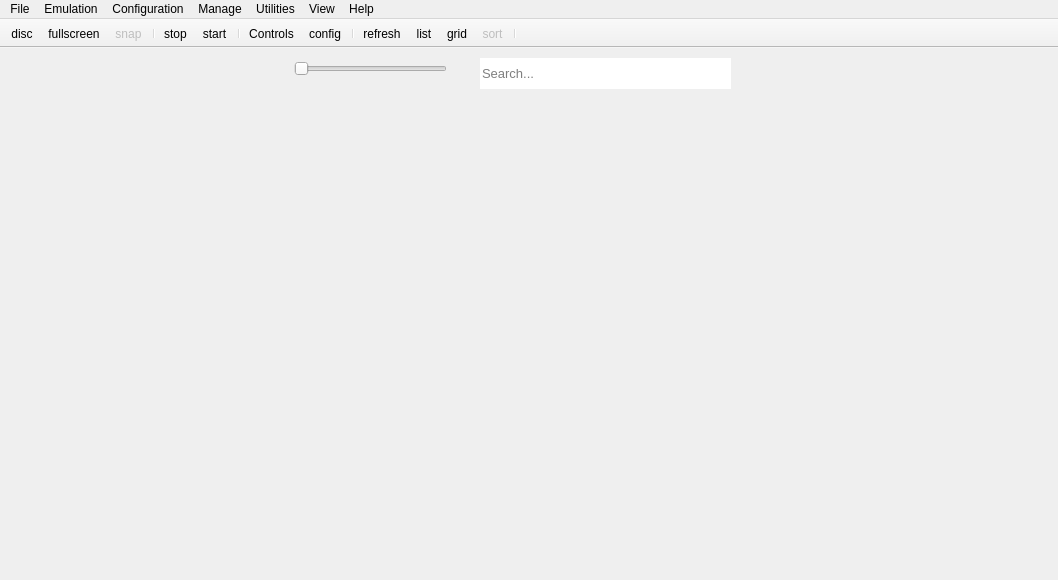
<?xml version="1.0" encoding="UTF-8"?>
<ui version="4.0">
 <class>main_window</class>
 <widget class="QMainWindow" name="main_window">
  <property name="geometry">
   <rect>
    <x>0</x>
    <y>0</y>
    <width>1058</width>
    <height>580</height>
   </rect>
  </property>
  <property name="sizePolicy">
   <sizepolicy hsizetype="Expanding" vsizetype="Expanding">
    <horstretch>0</horstretch>
    <verstretch>0</verstretch>
   </sizepolicy>
  </property>
  <property name="minimumSize">
   <size>
    <width>4</width>
    <height>0</height>
   </size>
  </property>
  <property name="windowTitle">
   <string>RPCS3</string>
  </property>
  <property name="autoFillBackground">
   <bool>false</bool>
  </property>
  <property name="animated">
   <bool>true</bool>
  </property>
  <property name="dockNestingEnabled">
   <bool>true</bool>
  </property>
  <property name="dockOptions">
   <set>QMainWindow::AllowNestedDocks|QMainWindow::AllowTabbedDocks|QMainWindow::AnimatedDocks|QMainWindow::GroupedDragging</set>
  </property>
  <widget class="QWidget" name="centralWidget">
   <property name="sizePolicy">
    <sizepolicy hsizetype="Expanding" vsizetype="Expanding">
     <horstretch>0</horstretch>
     <verstretch>0</verstretch>
    </sizepolicy>
   </property>
   <widget class="QLineEdit" name="mw_searchbar">
    <property name="geometry">
     <rect>
      <x>480</x>
      <y>10</y>
      <width>251</width>
      <height>31</height>
     </rect>
    </property>
    <property name="sizePolicy">
     <sizepolicy hsizetype="Expanding" vsizetype="Fixed">
      <horstretch>0</horstretch>
      <verstretch>0</verstretch>
     </sizepolicy>
    </property>
    <property name="font">
     <font>
      <pointsize>10</pointsize>
      <weight>50</weight>
      <bold>false</bold>
     </font>
    </property>
    <property name="focusPolicy">
     <enum>Qt::ClickFocus</enum>
    </property>
    <property name="frame">
     <bool>false</bool>
    </property>
    <property name="placeholderText">
     <string>Search...</string>
    </property>
    <property name="clearButtonEnabled">
     <bool>false</bool>
    </property>
   </widget>
   <widget class="QWidget" name="sizeSliderContainer" native="true">
    <property name="geometry">
     <rect>
      <x>280</x>
      <y>10</y>
      <width>181</width>
      <height>21</height>
     </rect>
    </property>
    <property name="sizePolicy">
     <sizepolicy hsizetype="Fixed" vsizetype="Preferred">
      <horstretch>0</horstretch>
      <verstretch>0</verstretch>
     </sizepolicy>
    </property>
    <layout class="QHBoxLayout" name="horizontalLayout">
     <property name="spacing">
      <number>0</number>
     </property>
     <property name="leftMargin">
      <number>14</number>
     </property>
     <property name="topMargin">
      <number>0</number>
     </property>
     <property name="rightMargin">
      <number>14</number>
     </property>
     <property name="bottomMargin">
      <number>0</number>
     </property>
     <item>
      <widget class="QSlider" name="sizeSlider">
       <property name="sizePolicy">
        <sizepolicy hsizetype="Expanding" vsizetype="Preferred">
         <horstretch>0</horstretch>
         <verstretch>0</verstretch>
        </sizepolicy>
       </property>
       <property name="focusPolicy">
        <enum>Qt::ClickFocus</enum>
       </property>
       <property name="autoFillBackground">
        <bool>false</bool>
       </property>
       <property name="orientation">
        <enum>Qt::Horizontal</enum>
       </property>
       <property name="tickPosition">
        <enum>QSlider::NoTicks</enum>
       </property>
      </widget>
     </item>
    </layout>
   </widget>
  </widget>
  <widget class="QMenuBar" name="menuBar">
   <property name="geometry">
    <rect>
     <x>0</x>
     <y>0</y>
     <width>1058</width>
     <height>26</height>
    </rect>
   </property>
   <property name="contextMenuPolicy">
    <enum>Qt::PreventContextMenu</enum>
   </property>
   <widget class="QMenu" name="menuFile">
    <property name="title">
     <string>File</string>
    </property>
    <widget class="QMenu" name="bootRecentMenu">
     <property name="enabled">
      <bool>true</bool>
     </property>
     <property name="title">
      <string>Boot Recent</string>
     </property>
     <property name="toolTipsVisible">
      <bool>true</bool>
     </property>
     <addaction name="clearRecentAct"/>
     <addaction name="freezeRecentAct"/>
     <addaction name="separator"/>
    </widget>
    <addaction name="bootElfAct"/>
    <addaction name="bootGameAct"/>
    <addaction name="bootRecentMenu"/>
    <addaction name="separator"/>
    <addaction name="bootInstallPkgAct"/>
    <addaction name="bootInstallPupAct"/>
    <addaction name="separator"/>
    <addaction name="exitAct"/>
   </widget>
   <widget class="QMenu" name="menuEmulation">
    <property name="title">
     <string>Emulation</string>
    </property>
    <addaction name="sysPauseAct"/>
    <addaction name="sysStopAct"/>
    <addaction name="sysRebootAct"/>
    <addaction name="separator"/>
    <addaction name="sysSendOpenMenuAct"/>
    <addaction name="sysSendExitAct"/>
   </widget>
   <widget class="QMenu" name="menuConfiguration">
    <property name="title">
     <string>Configuration</string>
    </property>
    <addaction name="confCPUAct"/>
    <addaction name="confGPUAct"/>
    <addaction name="separator"/>
    <addaction name="confPadsAct"/>
    <addaction name="confAudioAct"/>
    <addaction name="confIOAct"/>
    <addaction name="confSystemAct"/>
    <addaction name="separator"/>
    <addaction name="confAutopauseManagerAct"/>
   </widget>
   <widget class="QMenu" name="menuManage">
    <property name="title">
     <string>Manage</string>
    </property>
    <addaction name="confVFSDialogAct"/>
    <addaction name="separator"/>
    <addaction name="actionManage_Users"/>
    <addaction name="confSavedataManagerAct"/>
    <addaction name="actionManage_RAP_Licences"/>
    <addaction name="actionManage_Trophy_Data"/>
   </widget>
   <widget class="QMenu" name="menuUtilities">
    <property name="title">
     <string>Utilities</string>
    </property>
    <addaction name="toolsCgDisasmAct"/>
    <addaction name="toolskernel_explorerAct"/>
    <addaction name="toolsmemory_viewerAct"/>
    <addaction name="toolsRsxDebuggerAct"/>
    <addaction name="toolsStringSearchAct"/>
    <addaction name="separator"/>
    <addaction name="toolsDecryptSprxLibsAct"/>
   </widget>
   <widget class="QMenu" name="menuView">
    <property name="title">
     <string>View</string>
    </property>
    <widget class="QMenu" name="menuGame_List_Icons">
     <property name="title">
      <string>Game List Icons</string>
     </property>
     <addaction name="setIconSizeTinyAct"/>
     <addaction name="setIconSizeSmallAct"/>
     <addaction name="setIconSizeMediumAct"/>
     <addaction name="setIconSizeLargeAct"/>
    </widget>
    <widget class="QMenu" name="menuGame_List_Mode">
     <property name="title">
      <string>Game List Mode</string>
     </property>
     <addaction name="setlistModeListAct"/>
     <addaction name="setlistModeGridAct"/>
    </widget>
    <widget class="QMenu" name="menuGame_Categories">
     <property name="title">
      <string>Game Categories</string>
     </property>
     <addaction name="showCatHDDGameAct"/>
     <addaction name="showCatDiscGameAct"/>
     <addaction name="showCatHomeAct"/>
     <addaction name="showCatAudioVideoAct"/>
     <addaction name="showCatGameDataAct"/>
     <addaction name="showCatUnknownAct"/>
     <addaction name="showCatOtherAct"/>
    </widget>
    <addaction name="showDebuggerAct"/>
    <addaction name="showLogAct"/>
    <addaction name="separator"/>
    <addaction name="showToolBarAct"/>
    <addaction name="separator"/>
    <addaction name="showGameListAct"/>
    <addaction name="showGameToolBarAct"/>
    <addaction name="separator"/>
    <addaction name="refreshGameListAct"/>
    <addaction name="menuGame_List_Mode"/>
    <addaction name="menuGame_List_Icons"/>
    <addaction name="menuGame_Categories"/>
   </widget>
   <widget class="QMenu" name="menuHelp">
    <property name="title">
     <string>Help</string>
    </property>
    <addaction name="actionCheck_for_Updates"/>
    <addaction name="separator"/>
    <addaction name="aboutAct"/>
    <addaction name="aboutQtAct"/>
   </widget>
   <addaction name="menuFile"/>
   <addaction name="menuEmulation"/>
   <addaction name="menuConfiguration"/>
   <addaction name="menuManage"/>
   <addaction name="menuUtilities"/>
   <addaction name="menuView"/>
   <addaction name="menuHelp"/>
  </widget>
  <widget class="QToolBar" name="toolBar">
   <property name="sizePolicy">
    <sizepolicy hsizetype="Preferred" vsizetype="Preferred">
     <horstretch>0</horstretch>
     <verstretch>0</verstretch>
    </sizepolicy>
   </property>
   <property name="contextMenuPolicy">
    <enum>Qt::PreventContextMenu</enum>
   </property>
   <property name="windowTitle">
    <string>Show tool bar</string>
   </property>
   <property name="movable">
    <bool>false</bool>
   </property>
   <property name="allowedAreas">
    <set>Qt::TopToolBarArea</set>
   </property>
   <property name="iconSize">
    <size>
     <width>30</width>
     <height>30</height>
    </size>
   </property>
   <property name="toolButtonStyle">
    <enum>Qt::ToolButtonIconOnly</enum>
   </property>
   <property name="floatable">
    <bool>false</bool>
   </property>
   <attribute name="toolBarArea">
    <enum>TopToolBarArea</enum>
   </attribute>
   <attribute name="toolBarBreak">
    <bool>false</bool>
   </attribute>
   <addaction name="toolbar_disc"/>
   <addaction name="toolbar_fullscreen"/>
   <addaction name="toolbar_snap"/>
   <addaction name="separator"/>
   <addaction name="toolbar_stop"/>
   <addaction name="toolbar_start"/>
   <addaction name="separator"/>
   <addaction name="toolbar_controls"/>
   <addaction name="toolbar_config"/>
   <addaction name="separator"/>
   <addaction name="toolbar_refresh"/>
   <addaction name="toolbar_list"/>
   <addaction name="toolbar_grid"/>
   <addaction name="toolbar_sort"/>
   <addaction name="separator"/>
  </widget>
  <action name="bootElfAct">
   <property name="text">
    <string>Boot ISO/SELF/ELF</string>
   </property>
  </action>
  <action name="bootGameAct">
   <property name="text">
    <string>Boot Game</string>
   </property>
  </action>
  <action name="bootInstallPkgAct">
   <property name="text">
    <string>Install .pkg</string>
   </property>
   <property name="toolTip">
    <string>Install application from pkg file</string>
   </property>
  </action>
  <action name="bootInstallPupAct">
   <property name="text">
    <string>Install Firmware</string>
   </property>
   <property name="toolTip">
    <string>Install firmware from PS3UPDAT.PUP</string>
   </property>
  </action>
  <action name="sysPauseAct">
   <property name="enabled">
    <bool>false</bool>
   </property>
   <property name="icon">
    <iconset resource="../resources.qrc">
     <normaloff>:/Icons/pause.png</normaloff>:/Icons/pause.png</iconset>
   </property>
   <property name="text">
    <string>Pause</string>
   </property>
   <property name="toolTip">
    <string>Start Emulation</string>
   </property>
  </action>
  <action name="sysStopAct">
   <property name="enabled">
    <bool>false</bool>
   </property>
   <property name="icon">
    <iconset resource="../resources.qrc">
     <normaloff>:/Icons/stop.png</normaloff>:/Icons/stop.png</iconset>
   </property>
   <property name="text">
    <string>Stop</string>
   </property>
   <property name="toolTip">
    <string>Stop Emulation</string>
   </property>
  </action>
  <action name="sysSendOpenMenuAct">
   <property name="enabled">
    <bool>false</bool>
   </property>
   <property name="text">
    <string>Send Open System Menu CMD</string>
   </property>
  </action>
  <action name="sysSendExitAct">
   <property name="enabled">
    <bool>false</bool>
   </property>
   <property name="text">
    <string>Send Exit CMD</string>
   </property>
  </action>
  <action name="confCPUAct">
   <property name="text">
    <string>CPU</string>
   </property>
   <property name="toolTip">
    <string>Configure CPU</string>
   </property>
  </action>
  <action name="confGPUAct">
   <property name="text">
    <string>GPU</string>
   </property>
   <property name="toolTip">
    <string>Configure Graphics</string>
   </property>
  </action>
  <action name="confPadsAct">
   <property name="text">
    <string>Pads</string>
   </property>
   <property name="iconText">
    <string>Pads</string>
   </property>
   <property name="toolTip">
    <string>Configure Controls</string>
   </property>
  </action>
  <action name="confAudioAct">
   <property name="text">
    <string>Audio</string>
   </property>
   <property name="toolTip">
    <string>Configure Audio</string>
   </property>
  </action>
  <action name="confIOAct">
   <property name="text">
    <string>Input/Output</string>
   </property>
   <property name="toolTip">
    <string>Configure Input/Output</string>
   </property>
  </action>
  <action name="confSystemAct">
   <property name="text">
    <string>System</string>
   </property>
   <property name="toolTip">
    <string>Configure System</string>
   </property>
  </action>
  <action name="confAutopauseManagerAct">
   <property name="enabled">
    <bool>false</bool>
   </property>
   <property name="text">
    <string>Auto Pause</string>
   </property>
   <property name="toolTip">
    <string>Configure Auto Pause</string>
   </property>
  </action>
  <action name="exitAct">
   <property name="text">
    <string>Exit</string>
   </property>
   <property name="toolTip">
    <string>Exit RPCS3</string>
   </property>
   <property name="statusTip">
    <string>Exit the application</string>
   </property>
  </action>
  <action name="confSavedataManagerAct">
   <property name="enabled">
    <bool>true</bool>
   </property>
   <property name="text">
    <string>Save Data</string>
   </property>
   <property name="toolTip">
    <string>Manage Save Data</string>
   </property>
  </action>
  <action name="actionManage_Trophy_Data">
   <property name="enabled">
    <bool>true</bool>
   </property>
   <property name="text">
    <string>Trophies</string>
   </property>
   <property name="toolTip">
    <string>Manage Trophies</string>
   </property>
  </action>
  <action name="actionManage_Users">
   <property name="enabled">
    <bool>false</bool>
   </property>
   <property name="text">
    <string>User Accounts</string>
   </property>
   <property name="toolTip">
    <string>Manage User Accounts</string>
   </property>
  </action>
  <action name="toolsCgDisasmAct">
   <property name="text">
    <string>Cg Disasm</string>
   </property>
  </action>
  <action name="toolskernel_explorerAct">
   <property name="enabled">
    <bool>false</bool>
   </property>
   <property name="text">
    <string>Kernel Explorer</string>
   </property>
  </action>
  <action name="toolsmemory_viewerAct">
   <property name="enabled">
    <bool>false</bool>
   </property>
   <property name="text">
    <string>Memory Viewer</string>
   </property>
  </action>
  <action name="toolsRsxDebuggerAct">
   <property name="enabled">
    <bool>false</bool>
   </property>
   <property name="text">
    <string>RSX Debugger</string>
   </property>
  </action>
  <action name="toolsStringSearchAct">
   <property name="enabled">
    <bool>false</bool>
   </property>
   <property name="text">
    <string>String Search</string>
   </property>
  </action>
  <action name="toolsDecryptSprxLibsAct">
   <property name="text">
    <string>SPRX Decryption</string>
   </property>
  </action>
  <action name="showDebuggerAct">
   <property name="checkable">
    <bool>true</bool>
   </property>
   <property name="text">
    <string>Show Debugger</string>
   </property>
  </action>
  <action name="showLogAct">
   <property name="checkable">
    <bool>true</bool>
   </property>
   <property name="text">
    <string>Show Log/TTY</string>
   </property>
  </action>
  <action name="aboutAct">
   <property name="text">
    <string>About RPCS3</string>
   </property>
  </action>
  <action name="aboutQtAct">
   <property name="text">
    <string>About Qt</string>
   </property>
  </action>
  <action name="showGameListAct">
   <property name="checkable">
    <bool>true</bool>
   </property>
   <property name="text">
    <string>Show Game List</string>
   </property>
  </action>
  <action name="showToolBarAct">
   <property name="checkable">
    <bool>true</bool>
   </property>
   <property name="text">
    <string>Show Tool Bar</string>
   </property>
  </action>
  <action name="refreshGameListAct">
   <property name="text">
    <string>Game List Refresh</string>
   </property>
  </action>
  <action name="actionManage_RAP_Licences">
   <property name="enabled">
    <bool>false</bool>
   </property>
   <property name="text">
    <string>RAP Files</string>
   </property>
  </action>
  <action name="actionCheck_for_Updates">
   <property name="enabled">
    <bool>false</bool>
   </property>
   <property name="text">
    <string>Check for Updates</string>
   </property>
  </action>
  <action name="confVFSDialogAct">
   <property name="text">
    <string>Virtual File System</string>
   </property>
  </action>
  <action name="clearRecentAct">
   <property name="text">
    <string>List Clear</string>
   </property>
  </action>
  <action name="freezeRecentAct">
   <property name="checkable">
    <bool>true</bool>
   </property>
   <property name="text">
    <string>List Freeze</string>
   </property>
  </action>
  <action name="setIconSizeTinyAct">
   <property name="checkable">
    <bool>true</bool>
   </property>
   <property name="text">
    <string>Tiny</string>
   </property>
  </action>
  <action name="setIconSizeSmallAct">
   <property name="checkable">
    <bool>true</bool>
   </property>
   <property name="checked">
    <bool>true</bool>
   </property>
   <property name="text">
    <string>Small</string>
   </property>
  </action>
  <action name="setIconSizeMediumAct">
   <property name="checkable">
    <bool>true</bool>
   </property>
   <property name="text">
    <string>Medium</string>
   </property>
  </action>
  <action name="setIconSizeLargeAct">
   <property name="checkable">
    <bool>true</bool>
   </property>
   <property name="text">
    <string>Large</string>
   </property>
  </action>
  <action name="setlistModeListAct">
   <property name="checkable">
    <bool>true</bool>
   </property>
   <property name="checked">
    <bool>true</bool>
   </property>
   <property name="text">
    <string>List View</string>
   </property>
  </action>
  <action name="setlistModeGridAct">
   <property name="checkable">
    <bool>true</bool>
   </property>
   <property name="text">
    <string>Grid View</string>
   </property>
  </action>
  <action name="sysRebootAct">
   <property name="enabled">
    <bool>false</bool>
   </property>
   <property name="icon">
    <iconset resource="../resources.qrc">
     <normaloff>:/Icons/restart.png</normaloff>:/Icons/restart.png</iconset>
   </property>
   <property name="text">
    <string>Restart</string>
   </property>
  </action>
  <action name="showCatHDDGameAct">
   <property name="checkable">
    <bool>true</bool>
   </property>
   <property name="checked">
    <bool>true</bool>
   </property>
   <property name="text">
    <string>HDD Games</string>
   </property>
  </action>
  <action name="showCatDiscGameAct">
   <property name="checkable">
    <bool>true</bool>
   </property>
   <property name="checked">
    <bool>true</bool>
   </property>
   <property name="text">
    <string>Disc Games</string>
   </property>
  </action>
  <action name="showCatHomeAct">
   <property name="checkable">
    <bool>true</bool>
   </property>
   <property name="checked">
    <bool>true</bool>
   </property>
   <property name="text">
    <string>Home</string>
   </property>
  </action>
  <action name="showCatAudioVideoAct">
   <property name="checkable">
    <bool>true</bool>
   </property>
   <property name="checked">
    <bool>true</bool>
   </property>
   <property name="text">
    <string>Audio/Video</string>
   </property>
  </action>
  <action name="showCatGameDataAct">
   <property name="checkable">
    <bool>true</bool>
   </property>
   <property name="checked">
    <bool>true</bool>
   </property>
   <property name="text">
    <string>Game Data</string>
   </property>
  </action>
  <action name="showCatUnknownAct">
   <property name="checkable">
    <bool>true</bool>
   </property>
   <property name="checked">
    <bool>true</bool>
   </property>
   <property name="text">
    <string>Unknown</string>
   </property>
  </action>
  <action name="toolbar_start">
   <property name="icon">
    <iconset resource="../resources.qrc">
     <normaloff>:/Icons/pause.png</normaloff>:/Icons/pause.png</iconset>
   </property>
   <property name="text">
    <string>start</string>
   </property>
   <property name="toolTip">
    <string>Pause emulation</string>
   </property>
  </action>
  <action name="toolbar_stop">
   <property name="icon">
    <iconset resource="../resources.qrc">
     <normaloff>:/Icons/stop.png</normaloff>:/Icons/stop.png</iconset>
   </property>
   <property name="text">
    <string>stop</string>
   </property>
   <property name="toolTip">
    <string>Stop emulation</string>
   </property>
  </action>
  <action name="toolbar_config">
   <property name="icon">
    <iconset resource="../resources.qrc">
     <normaloff>:/Icons/configure.png</normaloff>:/Icons/configure.png</iconset>
   </property>
   <property name="text">
    <string>config</string>
   </property>
   <property name="toolTip">
    <string>Configuration</string>
   </property>
  </action>
  <action name="toolbar_controls">
   <property name="icon">
    <iconset resource="../resources.qrc">
     <normaloff>:/Icons/controls.png</normaloff>:/Icons/controls.png</iconset>
   </property>
   <property name="text">
    <string>Controls</string>
   </property>
   <property name="iconText">
    <string>Controls</string>
   </property>
   <property name="toolTip">
    <string>Configure controls</string>
   </property>
  </action>
  <action name="toolbar_snap">
   <property name="enabled">
    <bool>false</bool>
   </property>
   <property name="icon">
    <iconset resource="../resources.qrc">
     <normaloff>:/Icons/screenshot.png</normaloff>:/Icons/screenshot.png</iconset>
   </property>
   <property name="text">
    <string>snap</string>
   </property>
   <property name="toolTip">
    <string>Capture frame</string>
   </property>
   <property name="visible">
    <bool>false</bool>
   </property>
   <property name="iconVisibleInMenu">
    <bool>true</bool>
   </property>
  </action>
  <action name="toolbar_fullscreen">
   <property name="icon">
    <iconset resource="../resources.qrc">
     <normaloff>:/Icons/fullscreen.png</normaloff>:/Icons/fullscreen.png</iconset>
   </property>
   <property name="text">
    <string>fullscreen</string>
   </property>
   <property name="toolTip">
    <string>Toggle fullscreen</string>
   </property>
  </action>
  <action name="toolbar_list">
   <property name="icon">
    <iconset resource="../resources.qrc">
     <normaloff>:/Icons/list.png</normaloff>:/Icons/list.png</iconset>
   </property>
   <property name="text">
    <string>list</string>
   </property>
   <property name="toolTip">
    <string>Switch to list mode</string>
   </property>
  </action>
  <action name="toolbar_grid">
   <property name="icon">
    <iconset resource="../resources.qrc">
     <normaloff>:/Icons/grid.png</normaloff>:/Icons/grid.png</iconset>
   </property>
   <property name="text">
    <string>grid</string>
   </property>
   <property name="toolTip">
    <string>Switch to grid mode</string>
   </property>
  </action>
  <action name="toolbar_sort">
   <property name="enabled">
    <bool>false</bool>
   </property>
   <property name="icon">
    <iconset resource="../resources.qrc">
     <normaloff>:/Icons/sort.png</normaloff>:/Icons/sort.png</iconset>
   </property>
   <property name="text">
    <string>sort</string>
   </property>
   <property name="toolTip">
    <string>Sort options</string>
   </property>
   <property name="visible">
    <bool>false</bool>
   </property>
   <property name="iconVisibleInMenu">
    <bool>true</bool>
   </property>
  </action>
  <action name="toolbar_refresh">
   <property name="icon">
    <iconset resource="../resources.qrc">
     <normaloff>:/Icons/refresh.png</normaloff>:/Icons/refresh.png</iconset>
   </property>
   <property name="text">
    <string>refresh</string>
   </property>
   <property name="toolTip">
    <string>Refresh gamelist</string>
   </property>
  </action>
  <action name="toolbar_disc">
   <property name="icon">
    <iconset resource="../resources.qrc">
     <normaloff>:/Icons/disc.png</normaloff>:/Icons/disc.png</iconset>
   </property>
   <property name="text">
    <string>disc</string>
   </property>
   <property name="toolTip">
    <string>Boot game</string>
   </property>
  </action>
  <action name="showCatOtherAct">
   <property name="checkable">
    <bool>true</bool>
   </property>
   <property name="checked">
    <bool>true</bool>
   </property>
   <property name="text">
    <string>Other</string>
   </property>
  </action>
  <action name="showGameToolBarAct">
   <property name="checkable">
    <bool>true</bool>
   </property>
   <property name="text">
    <string>Show Game Tool Bar</string>
   </property>
  </action>
 </widget>
 <layoutdefault spacing="6" margin="11"/>
 <resources>
  <include location="../resources.qrc"/>
  <include location="../resources.qrc"/>
 </resources>
 <connections/>
</ui>
